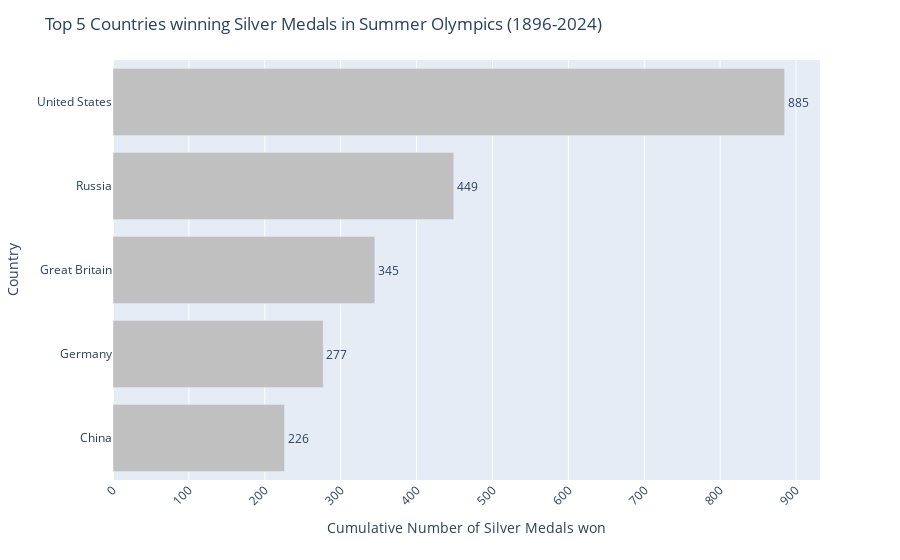

This figure's notebook cell:
### Code cell
summary_df2 = summary_df.reset_index().sort_values(by='silver_sum', ascending=True)

fig1 = px.bar(summary_df2, y='country', x='silver_sum', text = 'silver_sum', orientation='h', hover_data=['gold_sum', 'bronze_sum', 'total_sum'])
fig1.update_traces(texttemplate='%{text:.3s}', textposition='outside', marker_color='#C0C0C0') # places the annotation above the bar and set color to silver
fig1.update_layout(uniformtext_minsize=8)
fig1.update_layout(xaxis_tickangle=-45)
fig1.update_layout(title = 'Top 5 Countries winning Silver Medals in Summer Olympics (1896-2024)', xaxis_title='Cumulative Number of Silver Medals won', yaxis_title='Country')
fig1.show()
#save image as svg file
fig1.write_image("visualizations/fig1.svg", width=1000, height = 350, engine='orca')

### Figure 1 — Plotly figure (JSON) as saved in the notebook; plotly's stock layout.template omitted (floating-point values rounded to 4 significant figures)
{"data": [{"alignmentgroup": "True", "customdata": [[303, 198, 727], [249, 298, 824], [305, 342, 992], [543, 449, 1441], [1110, 786, 2781]], "hovertemplate": "silver_sum=%{text}<br>country=%{y}<br>gold_sum=%{customdata[0]}<br>bronze_sum=%{customdata[1]}<br>total_sum=%{customdata[2]}<extra></extra>", "legendgroup": "", "marker": {"color": "#C0C0C0", "pattern": {"shape": ""}}, "name": "", "offsetgroup": "", "orientation": "h", "showlegend": false, "text": [226, 277, 345, 449, 885], "textposition": "outside", "texttemplate": "%{text:.3s}", "type": "bar", "x": [226, 277, 345, 449, 885], "xaxis": "x", "y": ["China", "Germany", "Great Britain", "Russia", "United States"], "yaxis": "y"}], "layout": {"barmode": "relative", "legend": {"tracegroupgap": 0}, "margin": {"t": 60}, "title": {"text": "Top 5 Countries winning Silver Medals in Summer Olympics (1896-2024)"}, "uniformtext": {"minsize": 8}, "xaxis": {"anchor": "y", "domain": [0, 1], "tickangle": -45, "title": {"text": "Cumulative Number of Silver Medals won"}}, "yaxis": {"anchor": "x", "domain": [0, 1], "title": {"text": "Country"}}}}
